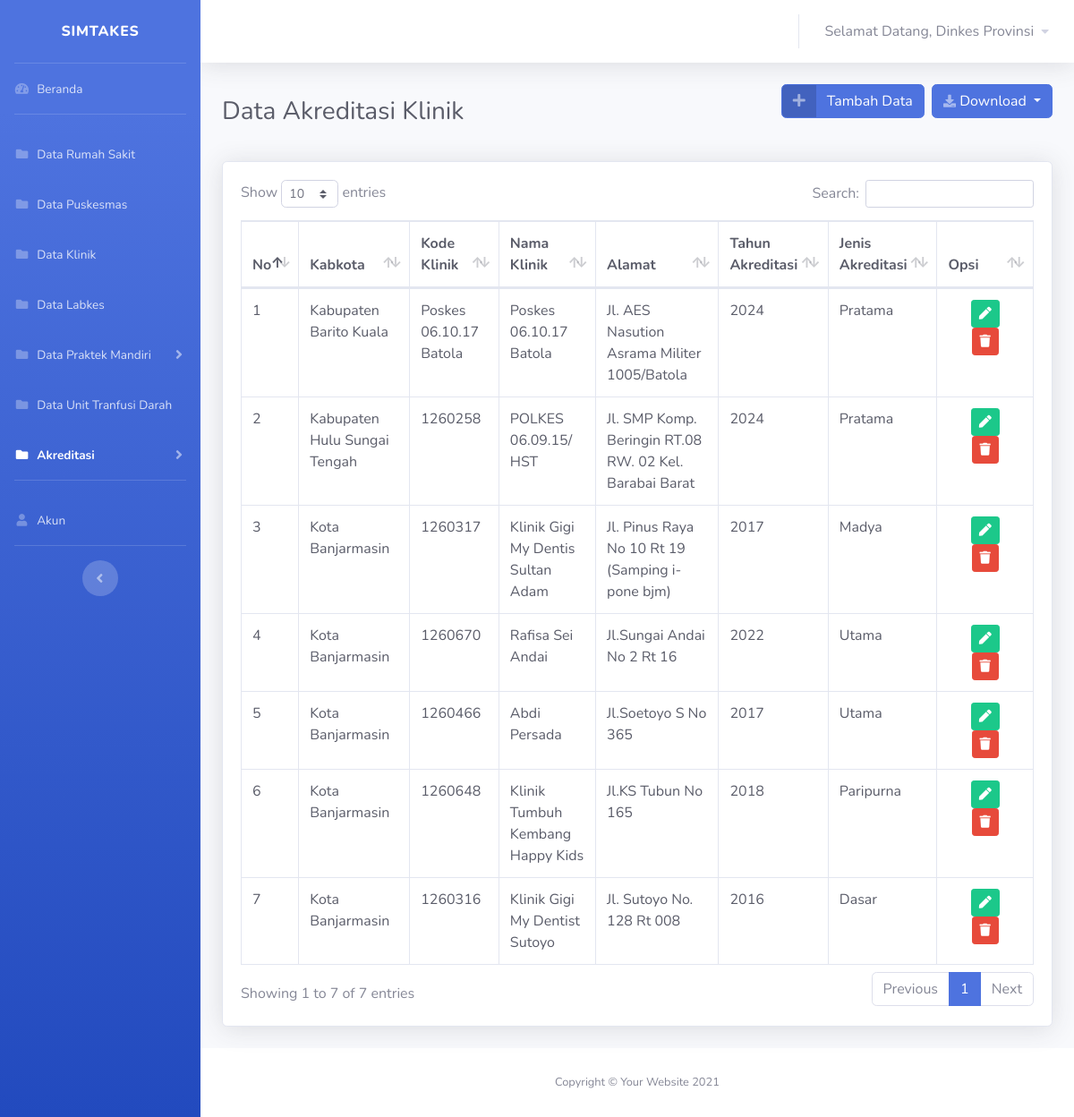
/views/dinkes/akreditasi/akreditasi_klinik.php (signed in), run on the app's committed database.
### tables this page shows
CREATE TABLE `user` (
  `id_user` int(11) NOT NULL,
  `username` varchar(30) NOT NULL,
  `nama` varchar(100) NOT NULL,
  `password` varchar(30) NOT NULL,
  `id_role` int(11) NOT NULL
);

CREATE TABLE `akreditasi` (
  `id_ak` int(10) NOT NULL,
  `id_kategori` int(11) NOT NULL,
  `kode` varchar(30) NOT NULL,
  `nama` varchar(100) NOT NULL,
  `jenis_akreditasi` varchar(30) NOT NULL,
  `tahun` varchar(30) NOT NULL
);

### koneksi.php (called while the page is built, shortened)
<?php
$koneksi = mysqli_connect("localhost", "root", "", "simtakes") or die(mysqli_error($koneksi));
$username = $_SESSION['username'];
$id_role = $_SESSION['id_role'];
function query($query)
{
    global $koneksi;
    $result = mysqli_query($koneksi, $query);
    $rows = [];
    while ($row = mysqli_fetch_assoc($result)) {
        $rows[] = $row;
    }
    return $rows;
}
?>

### views/dinkes/akreditasi/akreditasi_klinik.php (the view, shortened to what this page needs)
<?php
require '../../../koneksi.php';
if ($id_role == '15') {
    $ak = query("SELECT * FROM view_aklinik WHERE kabkota = 'Kota Banjarmasin' ORDER BY nama");
} elseif ($id_role == '3') {
    $ak = query("SELECT * FROM view_aklinik WHERE kabkota = 'Kabupaten Balangan' ORDER BY nama");
} elseif ($id_role == '4') {
    $ak = query("SELECT * FROM view_aklinik WHERE kabkota = 'Kabupaten Banjar' ORDER BY nama");
} elseif ($id_role == '5') {
    $ak = query("SELECT * FROM view_aklinik WHERE kabkota = 'Kabupaten Barito Kuala' ORDER BY nama");
} elseif ($id_role == '6') {
    $ak = query("SELECT * FROM view_aklinik WHERE kabkota = 'Kabupaten Hulu Sungai Selatan' ORDER BY nama");
} elseif ($id_role == '7') {
    $ak = query("SELECT * FROM view_aklinik WHERE kabkota = 'Kabupaten Hulu Sungai Tengah' ORDER BY nama");
} elseif ($id_role == '8') {
    $ak = query("SELECT * FROM view_aklinik WHERE kabkota = 'Kabupaten Hulu Sungai Utara' ORDER BY nama");
} elseif ($id_role == '9') {
    $ak = query("SELECT * FROM view_aklinik WHERE kabkota = 'Kabupaten Kotabaru' ORDER BY nama");
} elseif ($id_role == '10') {
    $ak = query("SELECT * FROM view_aklinik WHERE kabkota = 'Kabupaten Tabalong' ORDER BY nama");
} elseif ($id_role == '11') {
    $ak = query("SELECT * FROM view_aklinik WHERE kabkota = 'Kabupaten Tanah Bumbu' ORDER BY nama");
} elseif ($id_role == '12') {
    $ak = query("SELECT * FROM view_aklinik WHERE kabkota = 'Kabupaten Tanah Laut' ORDER BY nama");
} elseif ($id_role == '13') {
    $ak = query("SELECT * FROM view_aklinik WHERE kabkota = 'Kabupaten Tapin' ORDER BY nama");
} elseif ($id_role == '14') {
    $ak = query("SELECT * FROM view_aklinik WHERE kabkota = 'Kota Banjarbaru' ORDER BY nama");
} elseif ($id_role == '2') {
    $ak = query("SELECT * FROM view_aklinik ORDER BY kabkota");
} else {
    echo "<script>alert('Anda harus login ulang!');
		document.location = '../../../index.php';
		</script>";
    exit();
}
?>
<!DOCTYPE html>
<html lang="en">
<head>
    <link href="../../../vendor/fontawesome-free/css/all.min.css" rel="stylesheet" type="text/css">
    <link href="../../../css/sb-admin-2.min.css" rel="stylesheet">
    <link href="../../../vendor/datatables/dataTables.bootstrap4.min.css" rel="stylesheet">
</head>
<body id="page-top">
    <div id="wrapper">
        <ul class="navbar-nav bg-gradient-primary sidebar sidebar-dark accordion" id="accordionSidebar">
            <a class="sidebar-brand d-flex align-items-center justify-content-center" href="dashboard.php">
                <div class="sidebar-brand-text mx-3">SIMTAKES</div>
            </a>
            <hr class="sidebar-divider my-0">
            <li class="nav-item ">
                <a class="nav-link" href="../dashboard.php">
                    <i class="fas fa-fw fa-tachometer-alt"></i>
                    <span>Beranda</span></a>
            </li>
            <hr class="sidebar-divider">
            <li class="nav-item">
                <a class="nav-link" href="../rumahsakit/rumahsakit.php">
                <i class="fas fa-fw fa-folder"></i>
                    <span>Data Rumah Sakit</span></a>
            </li>
            <li class="nav-item ">
                <a class="nav-link " href="../puskesmas/puskesmas.php" >
                    <i class="fas fa-fw fa-folder"></i>
                    <span>Data Puskesmas</span>
                </a>
            </li>
            <li class="nav-item ">
                <a class="nav-link " href="../klinik/klinik.php" >
                    <i class="fas fa-fw fa-folder"></i>
                    <span>Data Klinik</span>
                </a>
            </li>
            <li class="nav-item">
                <a class="nav-link " href="../labkes/labkes.php" >
                    <i class="fas fa-fw fa-folder"></i>
                    <span>Data Labkes</span>
                </a>
            </li>
            <li class="nav-item">
                <a class="nav-link collapsed" href="#" data-toggle="collapse" data-target="#collapsePages"
                    aria-expanded="true" aria-controls="collapsePages">
                    <i class="fas fa-fw fa-folder"></i>
                    <span>Data Praktek Mandiri</span>
                </a>
            </li>
            <li class="nav-item">
                <a class="nav-link" href="../transfusidarah/transfusidarah.php">
                <i class="fas fa-fw fa-folder"></i>
                    <span>Data Unit Tranfusi Darah</span></a>
            </li>
            <li class="nav-item active">
                <a class="nav-link collapsed" href="#" data-toggle="collapse" data-target="#collapseAkreditasi"
                    aria-expanded="true" aria-controls="collapseAkreditasi">
                    <i class="fas fa-fw fa-folder"></i>
                    <span>Akreditasi</span>
                </a>
            </li>
            <hr class="sidebar-divider d-none d-md-block">
            <?php
            if ($id_role == 2) {
                echo $p  = '
                <li class="nav-item ">
                <a class="nav-link" href="../user/user.php">
                <i class="fas fa-fw fa-user"></i>
                    <span>Akun</span></a>
            </li>
            <hr class="sidebar-divider d-none d-md-block">';
            }
            ?>
            <div class="text-center d-none d-md-inline">
                <button class="rounded-circle border-0" id="sidebarToggle"></button>
            </div>
        </ul>
        <div id="content-wrapper" class="d-flex flex-column">
            <div id="content">
                <nav class="navbar navbar-expand navbar-light bg-white topbar mb-4 static-top shadow">
                    <ul class="navbar-nav ml-auto">
                        <li class="nav-item dropdown no-arrow">
                            <a class="nav-link dropdown-toggle" href="#" id="userDropdown" role="button"
                                data-toggle="dropdown" aria-haspopup="true" aria-expanded="false">
                                <span class="mr-2 d-none d-lg-inline text-gray-600">Selamat Datang,
                                <?php $index = mysqli_query($koneksi,"SELECT nama from user where username='$username' AND id_role = '$id_role'");
                                $row = mysqli_fetch_array($index);
                                if ($row && $row["nama"] == !'') {
                                echo $row['nama'];
                                }else
                                {
                                echo "no class";
                                }
                                ?>
                                </span>
                                    <i class="fas fa-caret-down fa-sm"></i>
                            </a>
                        </li>
                    </ul>
                </nav>
                <div class="container-fluid">
                    <div class="d-sm-flex align-items-center justify-content-between mb-4">
                        <h1 class="h3 mb-0 text-gray-800">Data Akreditasi Klinik</h1>
                        <div class="d-sm-flex align-items-center justify-content-between mb-4">
                            <a href="aklinik-tambah.php" class="btn btn-primary btn-icon-split">
                                            <span class="icon text-white-50">
                                                <i class="fas fa-plus"></i>
                                            </span>
                                            <span class="text">Tambah Data</span>
                            </a>&nbsp;&nbsp;
                            <div class="btn-group">
                                <button type="button" class="btn btn-primary dropdown-toggle " data-toggle="dropdown" aria-haspopup="true" aria-expanded="false"><i
                                    class="fas fa-download fa-sm text-white-50"></i>
                                    Download
                                </button>
                            </div>
                        </div>
                    </div>
                        <div class="card shadow mb-4">
                            <div class="card-body">
                                <div class="table-responsive">
                                    <table class="table table-bordered text-dark" id="dataTable" width="100%" cellspacing="5">
                                        <thead>
                                            <tr>
                                            <th>No</th>
                                            <th>Kabkota</th>
                                            <th>Kode Klinik</th>
                                            <th>Nama Klinik</th>
                                            <th>Alamat</th>
                                            <th>Tahun Akreditasi</th>
                                            <th>Jenis Akreditasi</th>
                                            <th>Opsi</th>
                                            </tr>
                                        </thead>
                                        <tbody>
                                            <?php $no = 1; ?>
                                            <?php foreach ($ak as $ak) : ?>
                                            <tr>
                                                <td><?= $no++ ?></td>
                                                <td><?= $ak['kabkota'] ?></td>
                                                <td><?= $ak['kode'] ?></td>
                                                <td><?= $ak['nama'] ?></td>
                                                <td><?= $ak['alamat'] ?></td>
                                                <td><?= $ak['tahun'] ?></td>
                                                <td><?= $ak['jenis_akreditasi'] ?></td>
                                                <td>
                                                <div class="container text-center">
                                                    <a href="aklinik-edit.php?id_ak=<?= $ak['id_ak']; ?>"class="btn btn-success btn-sm"><i class="fa fa-pen"></i></a>
                                                    <a  href="hapusaklinik.php?id_ak=<?= $ak['id_ak']; ?>" class="btn btn-danger btn-sm" onclick="return confirm('Apakah anda yakin ingin menghapus data Akreditasi Klinik <?= $ak['nama']; ?> ?');"><i class="fa fa-trash"></i></a></td>
                                                </div>
                                            <?php endforeach ?>
            <footer class="sticky-footer bg-white">
                <div class="container my-auto">
                    <div class="copyright text-center my-auto">
                        <span>Copyright &copy; Your Website 2021</span>
                    </div>
                </div>
            </footer>
</body>
</html>

### data on the page
user: nama "Dinkes Provinsi"
akreditasi: kabkota "Kabupaten Barito Kuala", kode "Poskes 06.10.17 Batola", nama "Poskes 06.10.17 Batola", alamat "Jl. AES Nasution Asrama Militer 1005/Batola", tahun "2024", jenis_akreditasi "Pratama"
akreditasi: kabkota "Kabupaten Hulu Sungai Tengah", kode "1260258", nama "POLKES 06.09.15/ HST", alamat "Jl. SMP Komp. Beringin RT.08 RW. 02 Kel. Barabai Barat", tahun "2024", jenis_akreditasi "Pratama"
akreditasi: kabkota "Kota Banjarmasin", kode "1260317", nama "Klinik Gigi My Dentis Sultan Adam", alamat "Jl. Pinus Raya No 10 Rt 19 (Samping i-pone bjm)", tahun "2017", jenis_akreditasi "Madya"
akreditasi: kabkota "Kota Banjarmasin", kode "1260670", nama "Rafisa Sei Andai", alamat "Jl.Sungai Andai No 2 Rt 16", tahun "2022", jenis_akreditasi "Utama"
akreditasi: kabkota "Kota Banjarmasin", kode "1260466", nama "Abdi Persada", alamat "Jl.Soetoyo S No 365", tahun "2017", jenis_akreditasi "Utama"
akreditasi: kabkota "Kota Banjarmasin", kode "1260648", nama "Klinik Tumbuh Kembang Happy Kids", alamat "Jl.KS Tubun No 165", tahun "2018", jenis_akreditasi "Paripurna"
akreditasi: kabkota "Kota Banjarmasin", kode "1260316", nama "Klinik Gigi My Dentist Sutoyo", alamat "Jl. Sutoyo No. 128 Rt 008", tahun "2016", jenis_akreditasi "Dasar"
